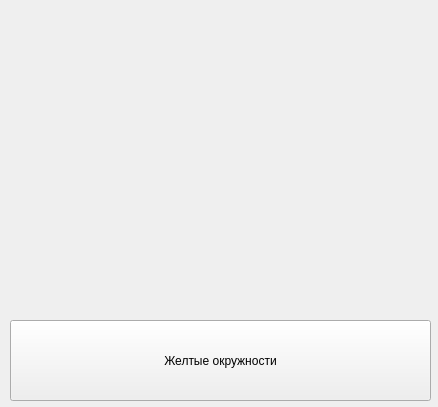
<?xml version="1.0" encoding="UTF-8"?>
<ui version="4.0">
 <class>MainWindow</class>
 <widget class="QMainWindow" name="MainWindow">
  <property name="geometry">
   <rect>
    <x>0</x>
    <y>0</y>
    <width>438</width>
    <height>407</height>
   </rect>
  </property>
  <property name="windowTitle">
   <string>Git и желтые окружности</string>
  </property>
  <widget class="QWidget" name="centralwidget">
   <widget class="QPushButton" name="pushButton">
    <property name="geometry">
     <rect>
      <x>10</x>
      <y>320</y>
      <width>421</width>
      <height>81</height>
     </rect>
    </property>
    <property name="text">
     <string>Желтые окружности</string>
    </property>
   </widget>
  </widget>
 </widget>
 <resources/>
 <connections/>
</ui>
